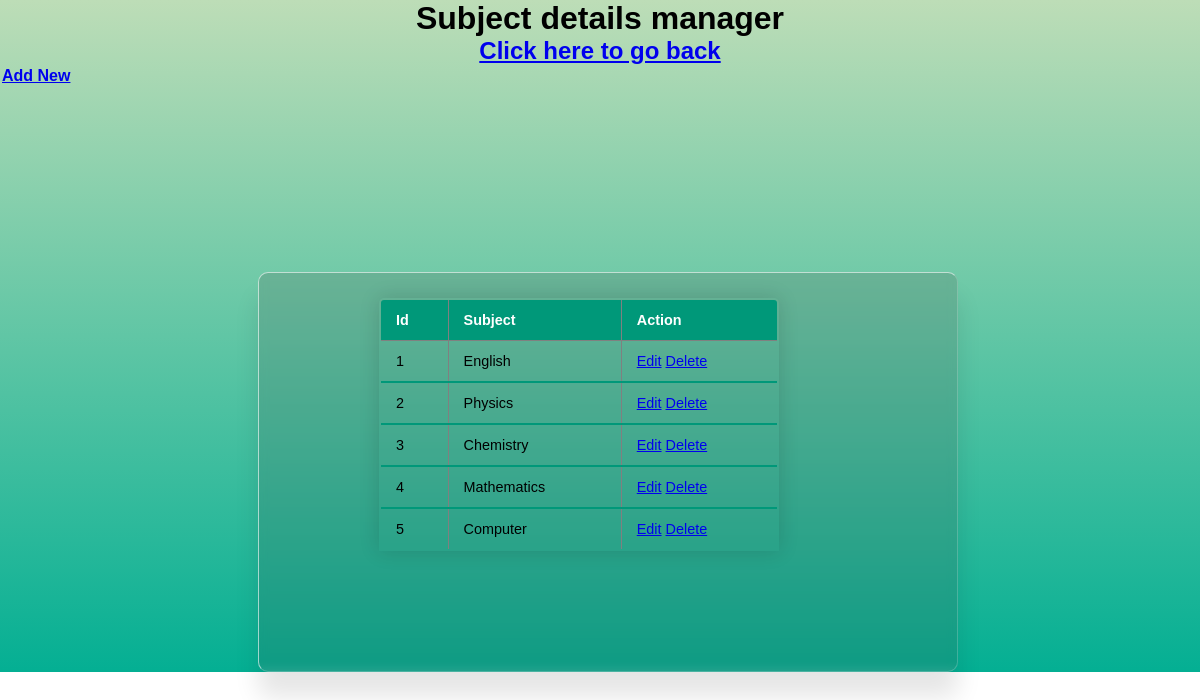
/admin/subject_det.php, run on the app's committed database.
### tables this page shows
CREATE TABLE `feedback_subject` (
  `id` int(7) NOT NULL,
  `subject` varchar(20) NOT NULL
);

### admin/subject_det.php (the view, shortened to what this page needs)
<?php
include("connection.php");
if(!empty($_REQUEST['msg'])) {
	$msg=$_REQUEST['msg'];
}
else {
	$msg  = "";
}
?>
<html>
<head>
    <link rel="stylesheet" href="../css/tabstile.css">
</head>
<body>
<div id ="grad">
<h1 align="center">Subject details manager</h1>
<h2 align="center"><a href="admin_welcome.php">Click here to go back</a></h2>
<table border="0" align="center"  >
		<tr>
			<td ><strong><a href="subject_insert.php"><span>Add New</span></a></strong></td>
		</tr>
		<tr>
			<td style="color:#FF0000;">&nbsp;<?php echo $msg; ?></td>
		</tr>
</table>
<div class="container">
<table border="2" align="center" class="content-table">
		<thead>
		<tr>
			<td><strong>Id</strong></td>
			<td><strong>Subject</strong></td>
			<td><strong>Action</strong></td>
		</tr>
	</thead>
<?php
$sql="SELECT * FROM  `feedback_subject` ORDER BY  `id` ASC ";
$res=mysqli_query($con, $sql);
while($row=mysqli_fetch_array($res))
{
?>
		<tbody>
 		<tr>
			<td><?php echo $row['id']; ?></td>
			<td><?php echo $row['subject']; ?></td>
			<td><a href="subject_edit.php?id=<?php echo $row['id']; ?>" >Edit</a>&nbsp;<a onClick="return(confirm('Do you really want to Delete?'))" href="subject_delete.php?id=<?php echo $row['id']; ?>" >Delete</a></td>
		</tr></tbody>
<?php
}
?>
</table>
</div>
</div>
</body>
</html>

### css/tabstile.css (style rules this page uses)
* { font-family: sans-serif; }
* { margin: 0; padding: 0; box-sizing: border-box; font-family: 'Poppins', sans-serif; }
body { justify-content: center; overflow: scroll; }
.container { margin-top: 165px; margin-left: 258px; width:700px; min-height: 400px; background: rgba(63, 55, 55, 0.158); border-radius: 10px; padding-left: 10%; padding: auto; justify-content: center; align-items: center; backdrop-filter: blur(5px); box-shadow: 0 25px 25px rgba(0,0,0,0.1); border: 1px solid rgba(255, 255, 255, 0.596); border-right: 1px solid rgba(255,255,255,0.2); border-bottom: 1px solid rgba(255,255,255,0.2); }
.content-table { padding: 32px; position: relative; justify-content: center; border-collapse: collapse; margin: 25px 0; font-size: 0.9em; min-width: 400px; border-radius: 5px 5px 0 0; overflow: hidden; box-shadow: 0 0 20px rgba(0, 0, 0, 0.15); }
.content-table thead tr { background-color: #009879; color: #ffffff; text-align: left; font-weight: bold; }
.content-table th, .content-table td { padding: 12px 15px; }
.content-table tbody tr { border-bottom: 1px solid #dddddd; }
.content-table tbody tr:last-of-type { border-bottom: 2px solid #009879; }

### admin/subject_det.php (style rules this page uses)
#grad { background-image: linear-gradient(rgb(189, 221, 183),#04af93); }

### data on the page
feedback_subject: id "1", subject "English"
feedback_subject: id "2", subject "Physics"
feedback_subject: id "3", subject "Chemistry"
feedback_subject: id "4", subject "Mathematics"
feedback_subject: id "5", subject "Computer"
